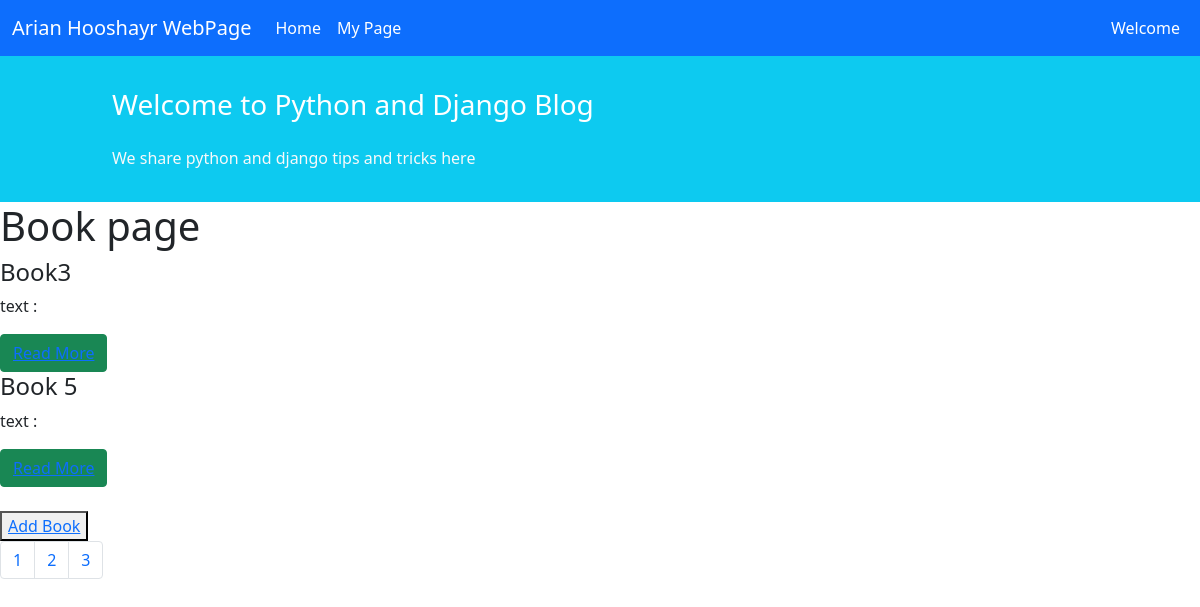
The page /book/ on the database as committed earlier.
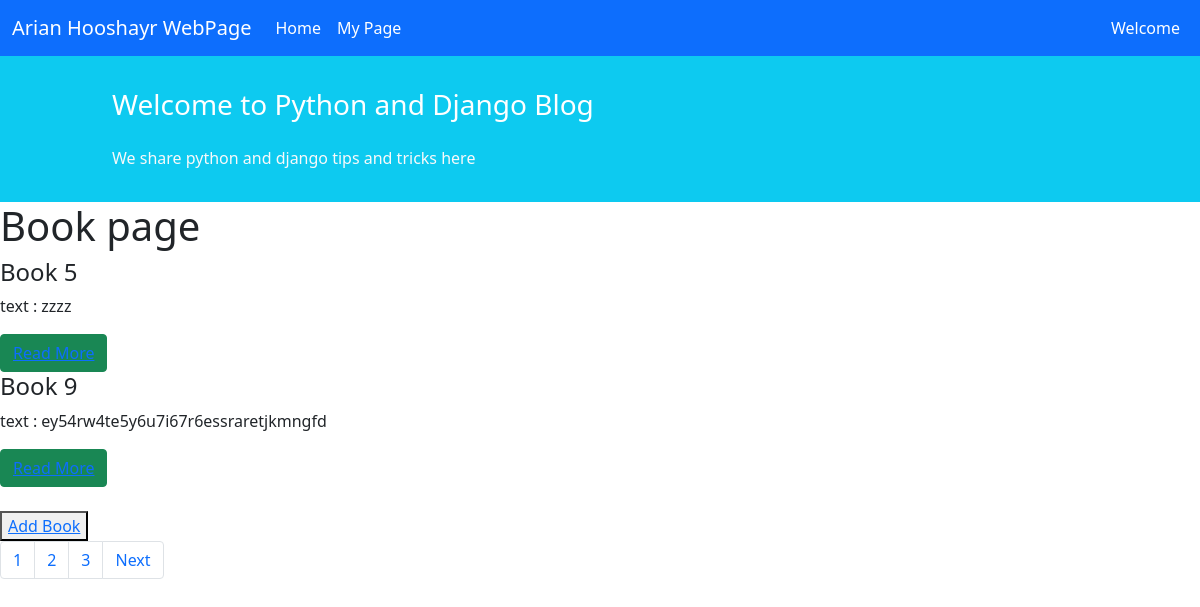
The same page on the database as committed later.
### book/models.py (models this page shows, shortened)
class Book(models.Model):
    title = models.CharField(max_length=200)
    author = models.CharField(max_length=100)
    content = models.TextField()
    cover = models.ImageField(upload_to='covers/', blank=True)
    price = models.DecimalField(max_digits=5, decimal_places=2)

### book/views.py (the view)
class BookListView(generic.ListView):
    model = Book
    paginate_by = 2
    template_name = 'book/book_list_view.html'
    context_object_name = 'books'

### templates/book/book_list_view.html (shortened to what this page needs)
{% extends '_base.html' %}
{% block content %}
    <h1>Book page</h1>
    {% for book in books %}
        <h4>{{ book.title |capfirst }}</h4>
        <p> text : {{ book.content }}</p>
        <button class="btn btn-success" type="submit"><a href="{% url 'Book_detail_view' book.id %}">
            Read More</a></button>
    {% endfor %}
    <br>
    <br>
    <button class="text" type="submit"><a href="{% url 'Book_create_View' %}">Add Book</a></button>
    <br>
    <nav aria-label="Page navigation example">
        <ul class="pagination">
            <li class="page-item"><a class="page-link" href="?page=1">1</a></li>
            <li class="page-item"><a class="page-link" href="?page=2">2</a></li>
            <li class="page-item"><a class="page-link" href="?page=3">3</a></li>
            {% if page_obj.has_next %}
                <li class="page-item"><a class="page-link" href="?page={{ page_obj.next_page_number }}">Next</a></li>
            {% endif %}
        </ul>
    </nav>
{% endblock %}

### templates/_base.html (shortened to what this page needs)
<!DOCTYPE html>
<html lang="en">
<head>
    <link href="https://cdn.jsdelivr.net/npm/bootstrap@5.1.3/dist/css/bootstrap.min.css" rel="stylesheet"
>
    {% load static %}
</head>
<body>
<nav class="navbar navbar-expand-lg navbar-dark bg-primary">
    <div class="container-fluid">
        <a class="navbar-brand" href="#">Arian Hooshayr WebPage</a>
        <div class="collapse navbar-collapse" id="navbarNavAltMarkup">
            <div class="navbar-nav">
                <a class="nav-link active" aria-current="page" href="{% url 'home' %}">Home</a>
                <a class="nav-link active" aria-current="page" href="{% url 'arianPage' %}">My Page</a>
            </div>
        </div>
        <div class="mx-2 text-white">Welcome</div>
    </div>
</nav>
<div class="container-fluid bg-info">
    <div class="row py-3">
        <div class="col-md-8 col-md-10 mx-auto">
            <h3 class="my-4 mt-3 text-white">Welcome to Python and Django Blog</h3>
            <p class="text-light">We share python and django tips and tricks here</p>
        </div>
    </div>
</div>
{% block content %}
{% endblock %}
</body>
</html>

Rows that differ between the two databases and show on the page:
removed Book: title "Book3"
changed Book "Book 5": content (not shown) → "zzzz"
added Book: title "Book 9", content "ey54rw4te5y6u7i67r6essraretjkmngfd"
Other text that changed with them:
text now shown: "Next"
